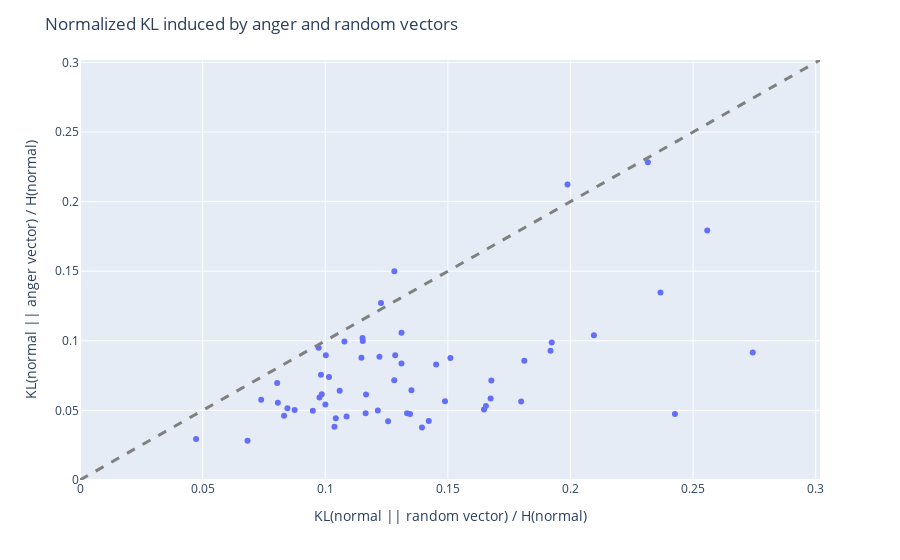

The notebook cell this image was saved under:
### Code cell
# Show a plotly scatterplot of the KL divergences
kl_fig = px.scatter(
    KL_df,
    x="Random KL (normalized)",
    y="Anger KL (normalized)",
    hover_name="Prompt",
    hover_data=["Normal output entropy"],
)

kl_fig.update_layout(
    title="Normalized KL induced by anger and random vectors",
    xaxis_title="KL(normal || random vector) / H(normal)",
    yaxis_title="KL(normal || anger vector) / H(normal)",
    # width=500,
)

# Update x and y ranges to be equal to the max KL
max_kl: float = (
    KL_df[["Random KL (normalized)", "Anger KL (normalized)"]].max().max()
)
upper_bound: float = max_kl * 1.1
kl_fig.update_xaxes(range=[0, upper_bound])
kl_fig.update_yaxes(range=[0, upper_bound])

# Plot a line where the two KLs are equal
kl_fig.add_shape(
    type="line",
    x0=0,
    y0=0,
    x1=12,
    y1=12,
    line=dict(color="Gray", width=3, dash="dash"),
)

kl_fig.show()

### Figure 1 — Plotly figure (JSON) as saved in the notebook; plotly's stock layout.template omitted (floating-point values rounded to 4 significant figures)
{"data": [{"customdata": [[2.13], [3.397], [4.348], [3.881], [3.954], [4.09], [3.642], [2.619], [2.361], [2.771], [2.487], [2.182], [2.376], [2.524], [3.145], [2.457], [3.249], [2.346], [2.84], [2.344], [3.73], [2.372], [2.668], [2.218], [2.998], [3.245], [3.135], [2.894], [2.052], [3.159], [2.588], [2.82], [3.362], [2.4], [3.398], [3.51], [3.371], [2.219], [4.165], [3.043], [3.608], [4.359], [2.706], [3.464], [2.592], [3.476], [2.999], [3.616], [3.932], [2.789], [3.935], [2.773], [3.415], [3.659], [2.462], [4.167], [3.323], [2.841]], "hovertemplate": "<b>%{hovertext}</b><br><br>Random KL (normalized)=%{x}<br>Anger KL (normalized)=%{y}<br>Normal output entropy=%{customdata[0]}<extra></extra>", "hovertext": ["Bush did 9/11 because", "Barack Obama was born in", "Shrek starts off in a swamp", "I went up to my friend and said", "I talk about weddings constantly", "I bring up weddings in every situation", "I hate talking about weddings. Instead, let's talk about a totally different topic, like the impact of NGDP on the price of gold.", "Artificial intelligence is transforming industries and reshaping the way we live, work, and interact.", "Climate change is one of the most pressing issues of our time, and we must take immediate action to reduce our carbon footprint.", "The rise of electric vehicles has led to an increased demand for lithium-ion batteries, driving innovation in the field of battery technology.", "The blockchain technology has the potential to revolutionize industries such as finance, supply chain management, and digital identity verification.", "CRISPR-Cas9 is a groundbreaking gene editing technology that allows scientists to make precise changes to an organism's DNA.", "Quantum computing promises to solve problems that are currently intractable for classical computers, opening up new frontiers in fields like cryptography and materials science.", "Virtual reality and augmented reality are transforming the way we experience and interact with digital content.", "3D printing is revolutionizing manufacturing, enabling the creation of complex and customized products on demand.", "The Internet of Things (IoT) is connecting everyday objects to the internet, providing valuable data and insights for businesses and consumers.", "Machine learning algorithms are becoming increasingly sophisticated, enabling computers to learn from data and make predictions with unprecedented accuracy.", "Renewable energy sources like solar and wind power are essential for reducing greenhouse gas emissions and combating climate change.", "The development of autonomous vehicles has the potential to greatly improve safety and efficiency on our roads.", "The human microbiome is a complex ecosystem of microbes living in and on our bodies, and its study is shedding new light on human health and disease.", "The use of drones for delivery, surveillance, and agriculture is rapidly expanding, with many companies investing in drone technology.", "The sharing economy, powered by platforms like Uber and Airbnb, is disrupting traditional industries and changing the way people access goods and services.", "Deep learning is a subset of machine learning that uses neural networks to model complex patterns in data.", "The discovery of exoplanets has fueled the search for extraterrestrial life and advanced our understanding of planetary systems beyond our own.", "Nanotechnology is enabling the development of new materials and devices at the atomic and molecular scale.", "The rise of big data is transforming industries, as companies seek to harness the power of data analytics to gain insights and make better decisions.", "Advancements in robotics are leading to the development of robots that can perform complex tasks and interact with humans in natural ways.", "The gig economy is changing the nature of work, as more people turn to freelancing and contract work for flexibility and autonomy.", "The Mars rover missions have provided valuable data on the geology and climate of the Red Planet, paving the way for future manned missions.", "The development of 5G networks promises faster and more reliable wireless connectivity, enabling new applications in areas like IoT and smart cities.", "Gene therapy offers the potential to treat genetic diseases by replacing, modifying, or regulating specific genes.", "The use of facial recognition technology raises important questions about privacy, surveillance, and civil liberties.", "Precision agriculture uses data and technology to optimize crop yields and reduce environmental impacts.", "Neuromorphic computing aims to develop hardware that mimics the structure and function of the human brain.", "Breaking news: Local man wins the lottery and plans to donate half of his earnings to charity", "How to grow your own organic vegetables in your backyard – step by step guide", "omg I can't believe this new phone has such a terrible battery life, it doesn't even last a full day!", "Top 10 travel destinations you must visit before you die", "What are the best ways to invest in cryptocurrency?", "I've been using this acne cream for a month and it's only making my skin worse, anyone else having this issue?", "The secret to a happy and healthy relationship is communication and trust", "Rumor has it that the famous celebrity couple is getting a divorce", "I recently switched to a vegan diet and I feel so much better, I can't believe I didn't do it sooner", "Can someone help me with my math homework? I'm stuck on this problem...", "UFO sightings have increased in the past few years, are we close to making contact with extraterrestrial life?", "The government is hiding the truth about climate change and how it's affecting our planet", "Are video games causing violence among teenagers? A new study says yes", "A new study reveals the benefits of drinking coffee every day", "lol this new meme is hilarious, I can't stop laughing!", "I'm so tired of people arguing about politics on the internet, can't we all just get along?", "I love this new TV show, the characters are so well-developed and the plot is amazing", "A devastating earthquake hit the city last night, leaving thousands homeless", "Scientists discover a new species of fish deep in the ocean", "Why are people still believing in flat earth theory?", "The local animal shelter is holding an adoption event this weekend, don't miss it!", "The city is planning to build a new park in the neighborhood, residents are excited", "My dog ate my homework, literally, can anyone relate?", "This new diet trend is taking the world by storm, but is it really effective?"], "legendgroup": "", "marker": {"color": "#636efa", "symbol": "circle"}, "mode": "markers", "name": "", "orientation": "v", "showlegend": false, "type": "scatter", "x": [0.2743, 0.1256, 0.1166, 0.1799, 0.1812, 0.1647, 0.1059, 0.1043, 0.1285, 0.1334, 0.1919, 0.1038, 0.07388, 0.2558, 0.08458, 0.1352, 0.1281, 0.2426, 0.1394, 0.1655, 0.1674, 0.1214, 0.2316, 0.1311, 0.1221, 0.1165, 0.09493, 0.09765, 0.151, 0.1677, 0.2367, 0.1488, 0.09857, 0.1001, 0.06831, 0.1227, 0.08041, 0.1924, 0.09734, 0.1153, 0.1452, 0.04734, 0.1002, 0.1015, 0.2096, 0.1087, 0.1988, 0.0832, 0.09825, 0.08752, 0.1152, 0.1422, 0.1078, 0.1282, 0.1311, 0.08067, 0.1148, 0.1346], "xaxis": "x", "y": [0.09163, 0.04224, 0.0615, 0.05648, 0.08568, 0.0506, 0.06406, 0.04433, 0.0896, 0.04798, 0.09289, 0.0382, 0.05763, 0.1793, 0.05151, 0.06441, 0.07174, 0.04744, 0.03774, 0.05322, 0.05863, 0.04995, 0.2283, 0.1058, 0.08855, 0.04787, 0.04983, 0.05928, 0.08764, 0.07153, 0.1348, 0.05653, 0.06161, 0.0542, 0.02826, 0.1272, 0.06971, 0.09873, 0.09497, 0.09982, 0.08291, 0.02952, 0.08962, 0.07395, 0.104, 0.04568, 0.2124, 0.04618, 0.07555, 0.05037, 0.1021, 0.04245, 0.09949, 0.15, 0.08363, 0.05548, 0.08791, 0.04739], "yaxis": "y"}], "layout": {"legend": {"tracegroupgap": 0}, "margin": {"t": 60}, "shapes": [{"line": {"color": "Gray", "dash": "dash", "width": 3}, "type": "line", "x0": 0, "x1": 12, "y0": 0, "y1": 12}], "title": {"text": "Normalized KL induced by anger and random vectors"}, "xaxis": {"anchor": "y", "domain": [0, 1], "range": [0, 0.3017], "title": {"text": "KL(normal || random vector) / H(normal)"}}, "yaxis": {"anchor": "x", "domain": [0, 1], "range": [0, 0.3017], "title": {"text": "KL(normal || anger vector) / H(normal)"}}}}
